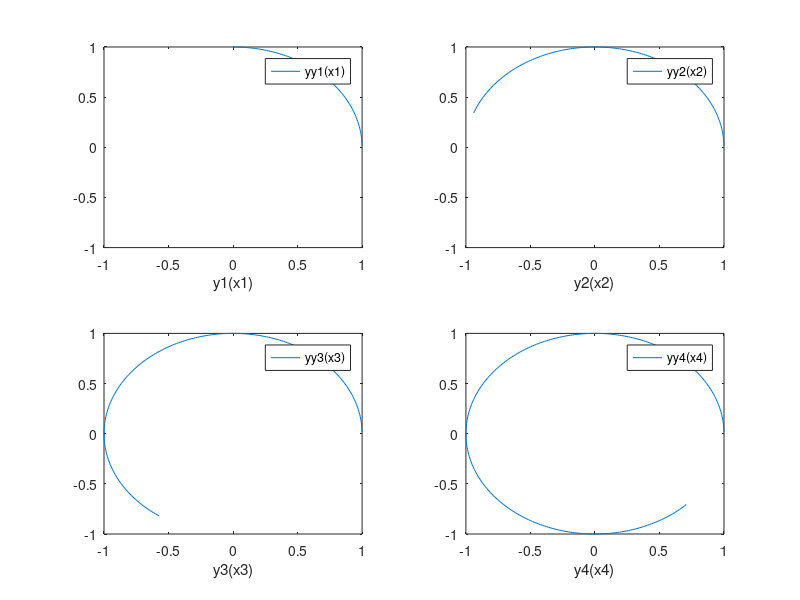

This figure's MATLAB source:
% M9POELIP Circular and ellipticlly polarized light

% To demonstrate of circular or elliptically polarized light turning "left or "right".
% Four graphs are shown, extending from 0 to 90, 0 to 160, 0 to 235,
% and 0 to 315 degrees.

% The angle ranges (x) correspond to chosen time ranges. Left and right
% polarized light is described by positive or negative ?=?/2 in one component:
% Positive ?: We have y = Ey = A cos(-x), yy = Ez = Acos(-x +?) = -Asin(-x),

% Negative ?: We have y = Ey = A cos(-x), yy = Ez = Acos(-x -?) = Asin(-x),
% We write for Ez = bAsin(x). When looking in direction of the incoming light,
% "b = -1" is for "left" polarized light (counter clock wise), "b= 1" for "right"
% polarized light (clock wise).

function M9POELIP;
x1 = (1:1:90);
x2 = (1:1:160);
x3 = (1:1:235);
x4 = (1:1:315);
b = -1;

y1 = cos(-2*pi*(x1/360));
y2 = cos(-2*pi*(x2/360));
y3 = cos(-2*pi*(x3/360));
y4 = cos(-2*pi*(x4/360));

yy1 = b*sin(-2*pi*(x1/360));
yy2 = b*sin(-2*pi*(x2/360));
yy3 = b*sin(-2*pi*(x3/360));
yy4 = b*sin(-2*pi*(x4/360));

figure(1);
subplot(2,2,1);
plot(y1,yy1);
axis([-1 1 -1 1]);                  % PLOTS LIMITS                    
xlabel('y1(x1)');
legend('yy1(x1)');

subplot(2,2,2);
plot(y2,yy2);
axis([-1 1 -1 1]);                  % PLOTS LIMITS                    
xlabel('y2(x2)');
legend('yy2(x2)');

subplot(2,2,3);
plot(y3,yy3);
axis([-1 1 -1 1]);                  % PLOTS LIMITS                    
xlabel('y3(x3)');
legend('yy3(x3)');


subplot(2,2,4);
plot(y4,yy4);
axis([-1 1 -1 1]);                  % PLOTS LIMITS                    
xlabel('y4(x4)');
legend('yy4(x4)');
